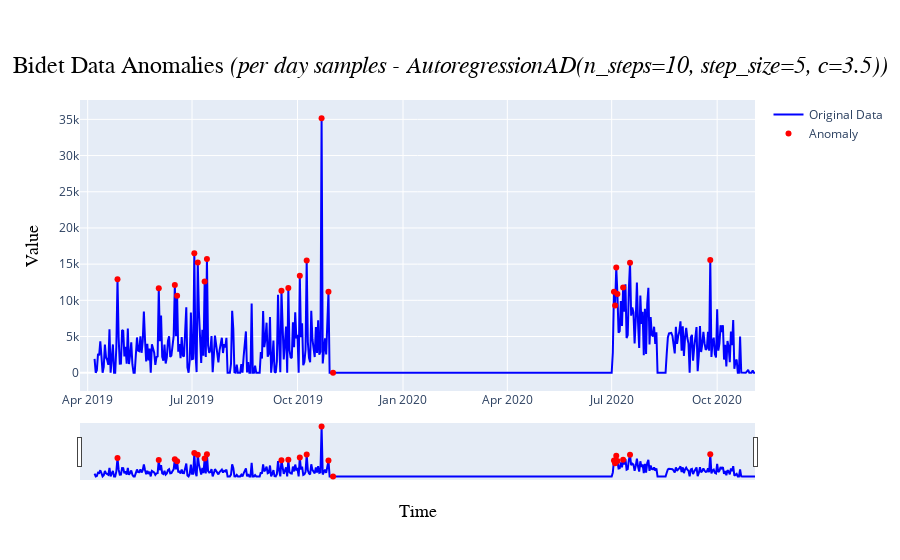

Notebook code for this chart:
### Markdown cell above
##### A.2.2 Per day samples - *AutoregressionAD*

### Code cell
data = bidet_df_interpolated.resample('D').sum()
n_steps = 10
step_size = 5
c = 3.5
plot_title = f'Bidet Data Anomalies <i>(per day samples - AutoregressionAD(n_steps={n_steps}, step_size={step_size}, c={c}))</i>'
plot_name = 'Bidet/Bidet Data Anomalies (per day samples - AutoregressionAD)'

[bidet_D_autoreg_ano, bidet_D_autoreg_ano_val, bidet_D_autoreg_ano_plot], bidet_D_autoreg_model = ad_AutoregressionAD(validate_series(data), n_steps=n_steps, step_size=step_size, c=c, plot_title=plot_title, plot_name=plot_name)

bidet_D_autoreg_ano_plot.show()

### Figure 1 — Plotly figure (JSON) as saved in the notebook; plotly's stock layout.template omitted (floating-point values rounded to 4 significant figures; data arrays with more than 128 entries replaced by an {"elided": "..."} marker saying what was removed)
{"data": [{"line": {"color": "blue"}, "mode": "lines", "name": "Original Data", "type": "scatter", "x": {"elided": "577 str values"}, "y": {"elided": "577 float values"}}, {"marker": {"color": "red", "size": 6}, "mode": "markers", "name": "Anomaly", "type": "scatter", "x": ["2019-04-27T00:00:00", "2019-06-02T00:00:00", "2019-06-16T00:00:00", "2019-06-18T00:00:00", "2019-07-03T00:00:00", "2019-07-06T00:00:00", "2019-07-12T00:00:00", "2019-07-14T00:00:00", "2019-09-17T00:00:00", "2019-09-23T00:00:00", "2019-10-03T00:00:00", "2019-10-09T00:00:00", "2019-10-22T00:00:00", "2019-10-28T00:00:00", "2019-11-01T00:00:00", "2020-07-03T00:00:00", "2020-07-04T00:00:00", "2020-07-05T00:00:00", "2020-07-06T00:00:00", "2020-07-11T00:00:00", "2020-07-17T00:00:00", "2020-09-25T00:00:00"], "y": [12920.0, 11665, 12110.0, 10615, 16501, 15230.0, 12600.0, 15700.0, 11330.0, 11720.0, 13410, 15490.0, 35147, 11190.0, 0, 11180.0, 9294.0, 14533, 10885, 11760.0, 15200.0, 15569]}], "layout": {"title": {"font": {"color": "black", "family": "Arial, bold", "size": 24}, "text": "Bidet Data Anomalies <i>(per day samples - AutoregressionAD(n_steps=10, step_size=5, c=3.5))</i>", "x": 0.5, "xanchor": "center", "y": 0.9, "yanchor": "top"}, "xaxis": {"rangeslider": {"visible": true}, "title": {"font": {"color": "black", "family": "Arial, bold", "size": 18}, "text": "Time"}}, "yaxis": {"title": {"font": {"color": "black", "family": "Arial, bold", "size": 18}, "text": "Value"}}}}
